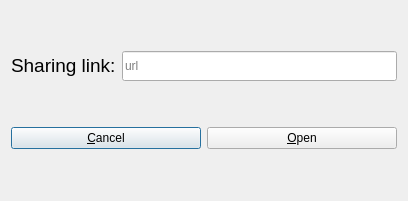
<?xml version="1.0" encoding="UTF-8"?>
<ui version="4.0">
 <class>CollaborateDialog</class>
 <widget class="QDialog" name="CollaborateDialog">
  <property name="geometry">
   <rect>
    <x>0</x>
    <y>0</y>
    <width>408</width>
    <height>201</height>
   </rect>
  </property>
  <property name="windowTitle">
   <string>Create File</string>
  </property>
  <property name="windowIcon">
   <iconset>
    <normaloff>:/images/new_doc.png</normaloff>:/images/new_doc.png</iconset>
  </property>
  <property name="styleSheet">
   <string notr="true">QMessageBox  QLabel {
  background-color:#f2f2f2;
  color: #1C4073;
}
QMessageBox  QIcon {
  background-color:#f2f2f2;
}
QMessageBox QPushButton {min-width: 50; min-height: 19; background-color: green; color: white} 

QLabel {
background-color: transparent;
}´

background-color: #f2f2f2;</string>
  </property>
  <layout class="QVBoxLayout" name="verticalLayout">
   <item>
    <layout class="QHBoxLayout" name="horizontalLayout">
     <item>
      <widget class="QLabel" name="newfile_filename_label">
       <property name="styleSheet">
        <string notr="true">font-size: 18pt;
padding: 0.5em;
background-color: transparent;
</string>
       </property>
       <property name="text">
        <string>&lt;html&gt;&lt;head/&gt;&lt;body&gt;&lt;p&gt;&lt;span style=&quot; font-size:14pt;&quot;&gt;Sharing link:&lt;/span&gt;&lt;/p&gt;&lt;/body&gt;&lt;/html&gt;</string>
       </property>
      </widget>
     </item>
     <item>
      <widget class="QLineEdit" name="sharing_link">
       <property name="minimumSize">
        <size>
         <width>0</width>
         <height>30</height>
        </size>
       </property>
       <property name="maximumSize">
        <size>
         <width>16777215</width>
         <height>30</height>
        </size>
       </property>
       <property name="placeholderText">
        <string>url</string>
       </property>
      </widget>
     </item>
    </layout>
   </item>
   <item>
    <layout class="QHBoxLayout" name="horizontalLayout_2">
     <item>
      <widget class="QPushButton" name="cancel">
       <property name="cursor">
        <cursorShape>PointingHandCursor</cursorShape>
       </property>
       <property name="text">
        <string>&amp;Cancel</string>
       </property>
      </widget>
     </item>
     <item>
      <widget class="QPushButton" name="open">
       <property name="cursor">
        <cursorShape>PointingHandCursor</cursorShape>
       </property>
       <property name="text">
        <string>&amp;Open</string>
       </property>
      </widget>
     </item>
    </layout>
   </item>
  </layout>
 </widget>
 <resources>
  <include location="resource.qrc"/>
 </resources>
 <connections>
  <connection>
   <sender>cancel</sender>
   <signal>clicked()</signal>
   <receiver>CollaborateDialog</receiver>
   <slot>reject()</slot>
   <hints>
    <hint type="sourcelabel">
     <x>340</x>
     <y>146</y>
    </hint>
    <hint type="destinationlabel">
     <x>369</x>
     <y>100</y>
    </hint>
   </hints>
  </connection>
  <connection>
   <sender>open</sender>
   <signal>clicked()</signal>
   <receiver>CollaborateDialog</receiver>
   <slot>accept()</slot>
   <hints>
    <hint type="sourcelabel">
     <x>104</x>
     <y>149</y>
    </hint>
    <hint type="destinationlabel">
     <x>84</x>
     <y>107</y>
    </hint>
   </hints>
  </connection>
 </connections>
</ui>
